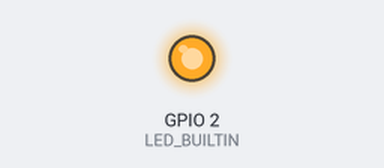
The sketch below on a simulated ESP32. On the bench: output pins drawn as LEDs (lit = HIGH). Nothing arrives over Bluetooth unless stated; a phone connects over Bluetooth LE 3 s after start.

Above: at 0.8 s.
At 5.6 s:
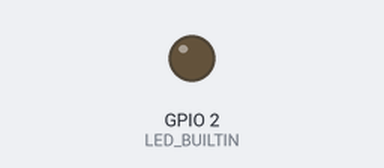
Timing chart, 0 to 7.4 s (numbered marks = the images above):
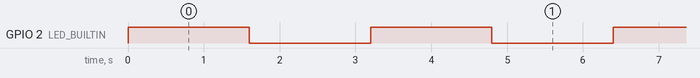

Measured:
- by itself, GPIO 2 (LED_BUILTIN): alternates HIGH for 1.6 s and LOW for 1.6 s

The sketch:

ESP32_BLE_Blink.ino
```cpp
/*
    Based on Neil Kolban example for IDF: https://github.com/nkolban/esp32-snippets/blob/master/cpp_utils/tests/BLE%20Tests/SampleWrite.cpp
    Ported to Arduino ESP32 by Evandro Copercini
*/

#include <BLEDevice.h>
#include <BLEUtils.h>
#include <BLEServer.h>
#include <BLE2902.h>

int LED_BUILTIN = 2;
int velocidade = 16;
const int velocidadeMax = 1;
const int velocidadeMin = 31;

// See the following for generating UUIDs:
// https://www.uuidgenerator.net/

#define SERVICE_UUID         "37f64eb3-c25f-449b-ba34-a5f5387fdb6d"
#define CHARACTERISTIC_UUID  "560d029d-57a1-4ccc-8868-9e4b4ef41da6"
#define CHARACTERISTIC2_UUID "db433ed3-1e84-49d9-b287-487440e7137c"


BLECharacteristic *pChar;

class MyCallbacks: public BLECharacteristicCallbacks {
    void onWrite(BLECharacteristic *pCharacteristic) {
      std::string value = pCharacteristic->getValue();
      if (velocidade > velocidadeMax && value[0] == 34){
        velocidade= velocidade - 1;
      } else if (velocidade < velocidadeMin && value[0] == 35){
        velocidade= velocidade + 1;
      }
      pChar->setValue((uint8_t*)&velocidade, 4);
      pChar->notify();
    }
};

void setup() {


  BLEDevice::init("ESP32_Jose");

  BLEServer *pServer = BLEDevice::createServer();

  BLEService *pService = pServer->createService(SERVICE_UUID);

  BLECharacteristic *pCharacteristic = pService->createCharacteristic(
                                         CHARACTERISTIC_UUID,
                                         BLECharacteristic::PROPERTY_READ |
                                         BLECharacteristic::PROPERTY_WRITE|
                                         BLECharacteristic::PROPERTY_NOTIFY
                                       );
  pChar = pService->createCharacteristic(
                                         CHARACTERISTIC2_UUID,
                                         BLECharacteristic::PROPERTY_READ |
                                         BLECharacteristic::PROPERTY_WRITE|
                                         BLECharacteristic::PROPERTY_NOTIFY
                                       );
  pChar->addDescriptor(new BLE2902());
  pCharacteristic->setCallbacks(new MyCallbacks());

  pinMode (LED_BUILTIN, OUTPUT);//Specify that LED pin is output
  pService->start();
  BLEAdvertising *pAdvertising = pServer->getAdvertising();
  pAdvertising->start();
}

void loop() {
    digitalWrite(LED_BUILTIN, HIGH);   // turn the LED on (HIGH is the voltage level)
    delay(100*velocidade);// wait for a second
    digitalWrite(LED_BUILTIN, LOW);    // turn the LED off by making the voltage LOW
    delay(100*velocidade);
}
```
